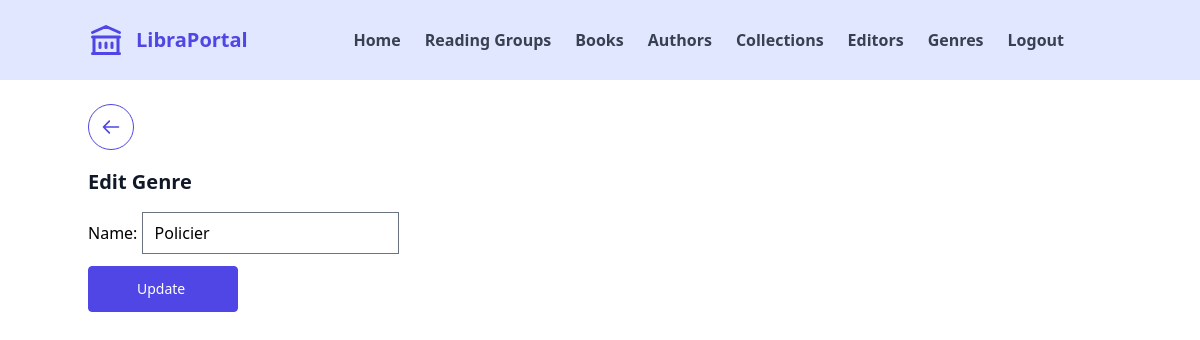
Page /bo/genre/1 (signed in) on the committed database.
### library/models.py (models this page shows, shortened)
class Genre(models.Model):
  name = models.CharField(max_length=100)

### library/views.py (the view)
# urls.py: path('bo/genre/<slug:pk>', views.BoGenreUpdateView.as_view(), name='bo_genre_detail'),
class BoGenreUpdateView(LoginRequiredMixin, UpdateView):
	model = Genre
	fields = ['name']
	template_name = 'back/genres/edit.html'
	success_url = '/bo/genres'

### templates/back/genres/edit.html
{% extends 'base.html' %}
{% load tailwind_filters %}
{% block content %}
  <div class="mb-3">
    <a href="{% url 'bo_genre_list' %}" class="inline-block btn btn-secondary">
      <svg
        class="h-5 w-5"
        xmlns="http://www.w3.org/2000/svg"
        fill="none"
        viewBox="0 0 24 24"
        stroke="currentColor"
      >
        <path
          stroke-linecap="round"
          stroke-linejoin="round"
          stroke-width="2"
          d="M14 5l7 7m0 0l-7 7m7-7H3"
          transform="rotate(180 12 12)"
        />
      </svg>
    </a>
  </div>
  <h1 class="text-xl font-bold text-gray-900 mb-4">
    {{ form.instance.pk| yesno:"Edit , Create " }} Genre
  </h1>
  <form method="post">{% csrf_token %}
    {{ form | crispy }}
    <input type="submit" class="btn btn-primary mt-3" value="{{ form.instance.pk| yesno:"Update , Create " }}">
  </form>
{% endblock %}

### rows in the picture
Genre: instance.pk "Edit", name "Policier", instance.pk "Update"
